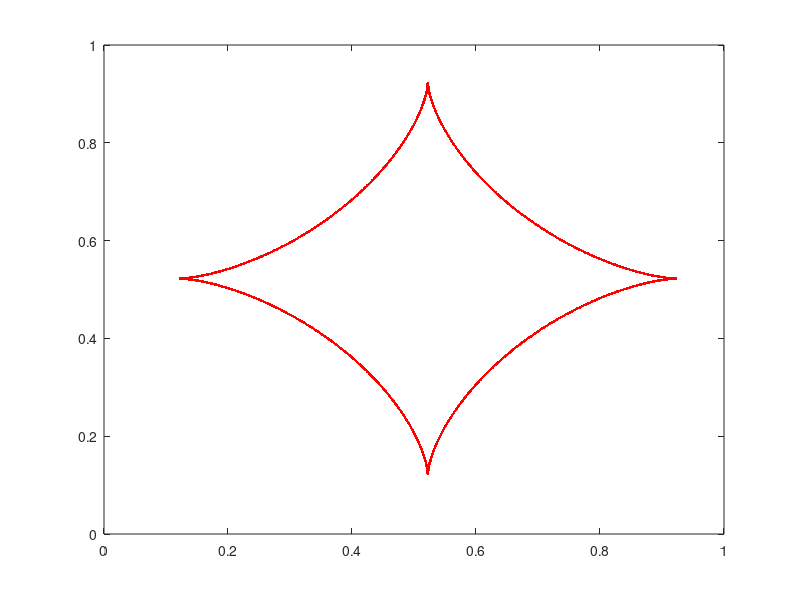

MATLAB code for this plot: (Note: this script raises an error after producing the figure.)
lo = 0;
hi = 1;
N = 32;
h = (hi-lo)/N;

x = 0:1/N:1;
y = 0:1/N:1;
z = zeros(N+1,N+1);

[X,Y] = meshgrid(x,y);

pi = 4.0*atan(1.0);

% x = 2.0*x0-1.0;
% y = 2.0*y0-1.0;
% 
%  c1 = 0.02*sqrt(5.0);
%  c2 = 0.02*sqrt(5.0);
% for i = 1:N
%     for j = 1:N
%      beta = atan((y(j)-c1)/(x(i)-c2));  
%   if(x(i)== c1 && y(j)== c2) 
%      beta = 0;
%   end    
%   if((x(i)-c1)>= 0 && (y(j)-c2) >=0 )
%     
%   elseif((x(i)-c1)<=0 && (y(j)-c2)>0 )
%     beta = beta+pi;
%   elseif((x(i)-c1)<0 && (y(j)-c2)<0 )
%     beta = beta +pi;
%   else
%     beta = 2.0*pi + beta;
%   end 
%  z(i,j) = sqrt((x(i)-c1)^2 + (y(j)-c2)^2) - ...
%           sqrt(10.0 + 6.0*cos(4.0*beta))*0.2;
%     end
% end


num =2000;
for i = 1:num
 theta(i) = (i-1)*2.0d0*pi/num;
end

for i = 1:num
 xt(1,i) = 0.02d0*sqrt(5.0d0) + ...
           0.6d0*cos(theta(i)) + 0.2d0*cos(3.0d0*theta(i));
 xt(2,i) = 0.02d0*sqrt(5.0d0) + ...
           0.6d0*sin(theta(i)) - 0.2d0*sin(3.0d0*theta(i));
end

%plot(xt(1,:),xt(2,:),'.');

plot(0.5*(xt(1,:)+1.0d0),0.5*(xt(2,:)+1.0),'.r');





for j = 1:N
 for k = 1:N
 crit_dist = 0.0d0;
 dist1 = 1e+5;
 for i = 1:num
  dist2 = sqrt((x(j)-(xt(1,i)+1.0d0)/2.0d0)^2.0d0 + ...
               (y(k)-(xt(2,i)+1.0d0)/2.0d0)^2.0d0); 
  if(dist2 < dist1)
   crit_dist(1) = (xt(1,i)+1.0d0)/2.0d0;
   crit_dist(2) = (xt(2,i)+1.0d0)/2.0d0;
   dist1 = dist2;
  end
 end

 x0 = 2.0d0*x(j)-1.0d0;
 y0 = 2.0d0*y(k)-1.0d0;

 c1 = (0.02d0*sqrt(5.0d0)+1.0d0)/2.0d0;
 c2 = (0.02d0*sqrt(5.0d0)+1.0d0)/2.0d0;
 c3 = 0.02d0*sqrt(5.0d0);
 c4 = 0.02d0*sqrt(5.0d0);
 
 tt = atan((y(k)-c2)/(x(j)-c1));  
 if((x(j)-c1) >= 0.0d0 && (y(k)-c2) >= 0.0d0)
     
 elseif((x(j)-c1) <= 0.0d0 && (y(k)-c2) > 0.0d0)
    tt = tt + pi;
 elseif((x(j)-c1) < 0.0d0 && (y(k)-c2) < 0.0d0)
    tt = tt +pi;
 else
    tt = 2.0d0*pi + tt;
 end
 
%  dist3 =sqrt((0.5d0*(0.6d0*cos(tt) + 0.2d0*cos(3.0d0*tt)+c3+1.0d0)-c1)^2.0d0 + ...
%          (0.5d0*(0.6d0*sin(tt)-0.2d0*sin(3.0d0*tt)+c4+1.0d0)-c2)^2.0d0);
xxx(1) = 0.5d0*(0.6d0*cos(tt) + 0.2d0*cos(3.0d0*tt)+c3+1.0d0);
yyy(1) = 0.5d0*(0.6d0*sin(tt) - 0.2d0*sin(3.0d0*tt)+c4+1.0d0);
xxx(2) = x(j);
yyy(2) = y(k);
hold on;
plot(xxx,yyy,'bl');
hold on;

dist3 = sqrt((0.5d0*(0.6d0*cos(tt) + 0.2d0*cos(3.0d0*tt)))^2.0d0 + ...
         (0.5d0*(0.6d0*sin(tt)-0.2d0*sin(3.0d0*tt)))^2.0d0);
dist2 = sqrt((x(j)-c1)^2.0d0+(y(k)-c2)^2.0d0);
  
% ! c1 = (0.02d0*sqrt(5.0d0) + 1.0d0)/2.0d0
% ! c2 = (0.02d0*sqrt(5.0d0) + 1.0d0)/2.0d0
%  
% ! dist3= (crit_dist(1)-c1)*(x-crit_dist(1)) +&
% !        (crit_dist(2)-c2)*(y-crit_dist(2))

 ss = sign(dist3-dist2);

 z(j,k) = ss*dist1;
  
  end
 end
 
figure; 
%  v = [20,0];
% contour(X,Y,z,v);

contour(X,Y,z);

